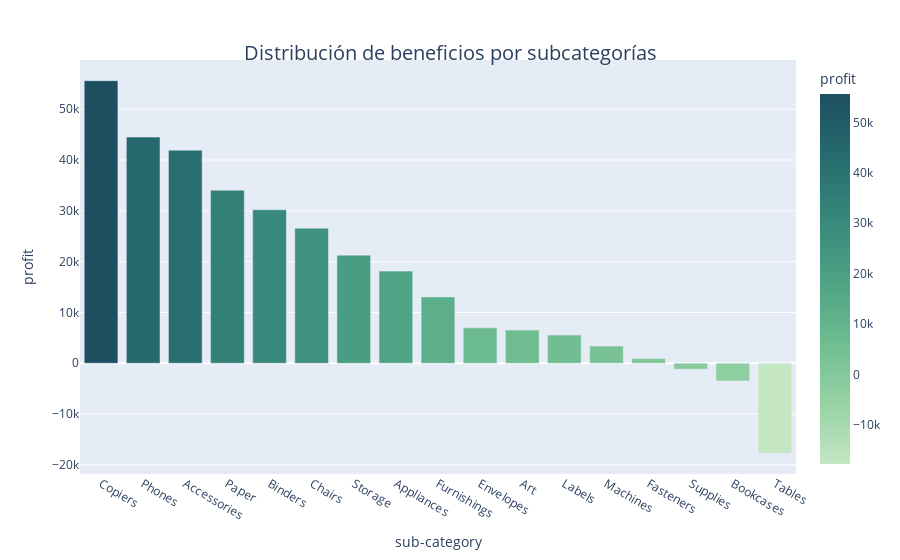

Write notebook code for a chart like this one.
### Code cell
fig= px.bar(df_subcategory, x= 'sub-category', y='profit', color='profit',color_continuous_scale = 'blugrn',
            
            )
fig.update_layout(title = dict(text = "Distribución de beneficios por subcategorías", 
															 font = dict(size = 20),
															 automargin = True, 
															 yref = 'paper',
															 x = 0.5,
															 y = 1))
fig.show()

### Figure 1 — Plotly figure (JSON) as saved in the notebook; plotly's stock layout.template omitted (floating-point values rounded to 4 significant figures)
{"data": [{"alignmentgroup": "True", "hovertemplate": "sub-category=%{x}<br>profit=%{marker.color}<extra></extra>", "legendgroup": "", "marker": {"color": [55620.0, 44520.0, 41940.0, 34050.0, 30220.0, 26590.0, 21280.0, 18140.0, 13060.0, 6964.0, 6528.0, 5546.0, 3385.0, 949.5, -1189.0, -3473.0, -17730.0], "coloraxis": "coloraxis", "pattern": {"shape": ""}}, "name": "", "offsetgroup": "", "orientation": "v", "showlegend": false, "textposition": "auto", "type": "bar", "x": ["Copiers", "Phones", "Accessories", "Paper", "Binders", "Chairs", "Storage", "Appliances", "Furnishings", "Envelopes", "Art", "Labels", "Machines", "Fasteners", "Supplies", "Bookcases", "Tables"], "xaxis": "x", "y": [55620.0, 44520.0, 41940.0, 34050.0, 30220.0, 26590.0, 21280.0, 18140.0, 13060.0, 6964.0, 6528.0, 5546.0, 3385.0, 949.5, -1189.0, -3473.0, -17730.0], "yaxis": "y"}], "layout": {"barmode": "relative", "coloraxis": {"colorbar": {"title": {"text": "profit"}}, "colorscale": [[0, "rgb(196, 230, 195)"], [0.1667, "rgb(150, 210, 164)"], [0.3333, "rgb(109, 188, 144)"], [0.5, "rgb(77, 162, 132)"], [0.6667, "rgb(54, 135, 122)"], [0.8333, "rgb(38, 107, 110)"], [1, "rgb(29, 79, 96)"]]}, "legend": {"tracegroupgap": 0}, "margin": {"t": 60}, "title": {"automargin": true, "font": {"size": 20}, "text": "Distribución de beneficios por subcategorías", "x": 0.5, "y": 1, "yref": "paper"}, "xaxis": {"anchor": "y", "domain": [0, 1], "title": {"text": "sub-category"}}, "yaxis": {"anchor": "x", "domain": [0, 1], "title": {"text": "profit"}}}}
